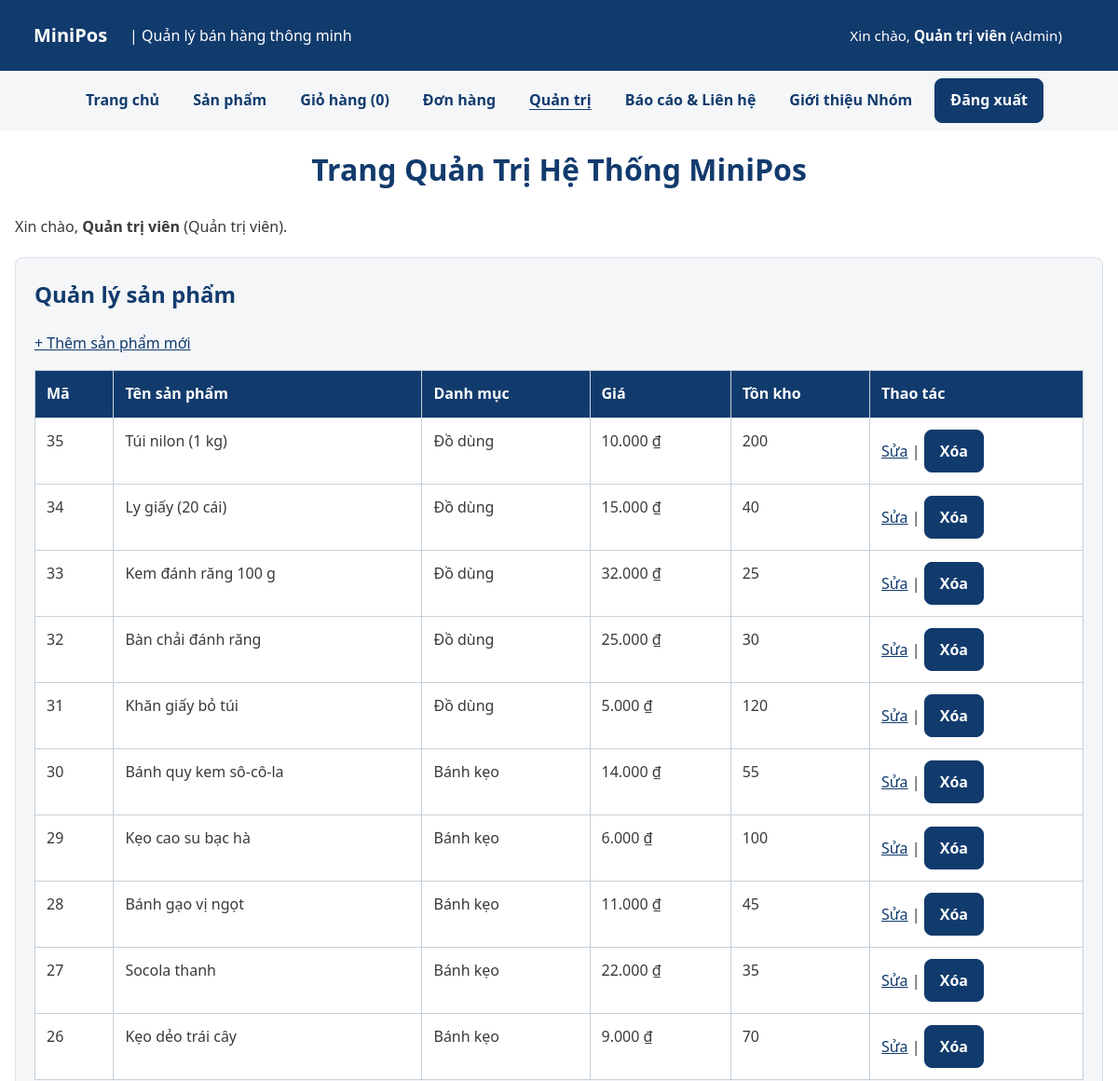
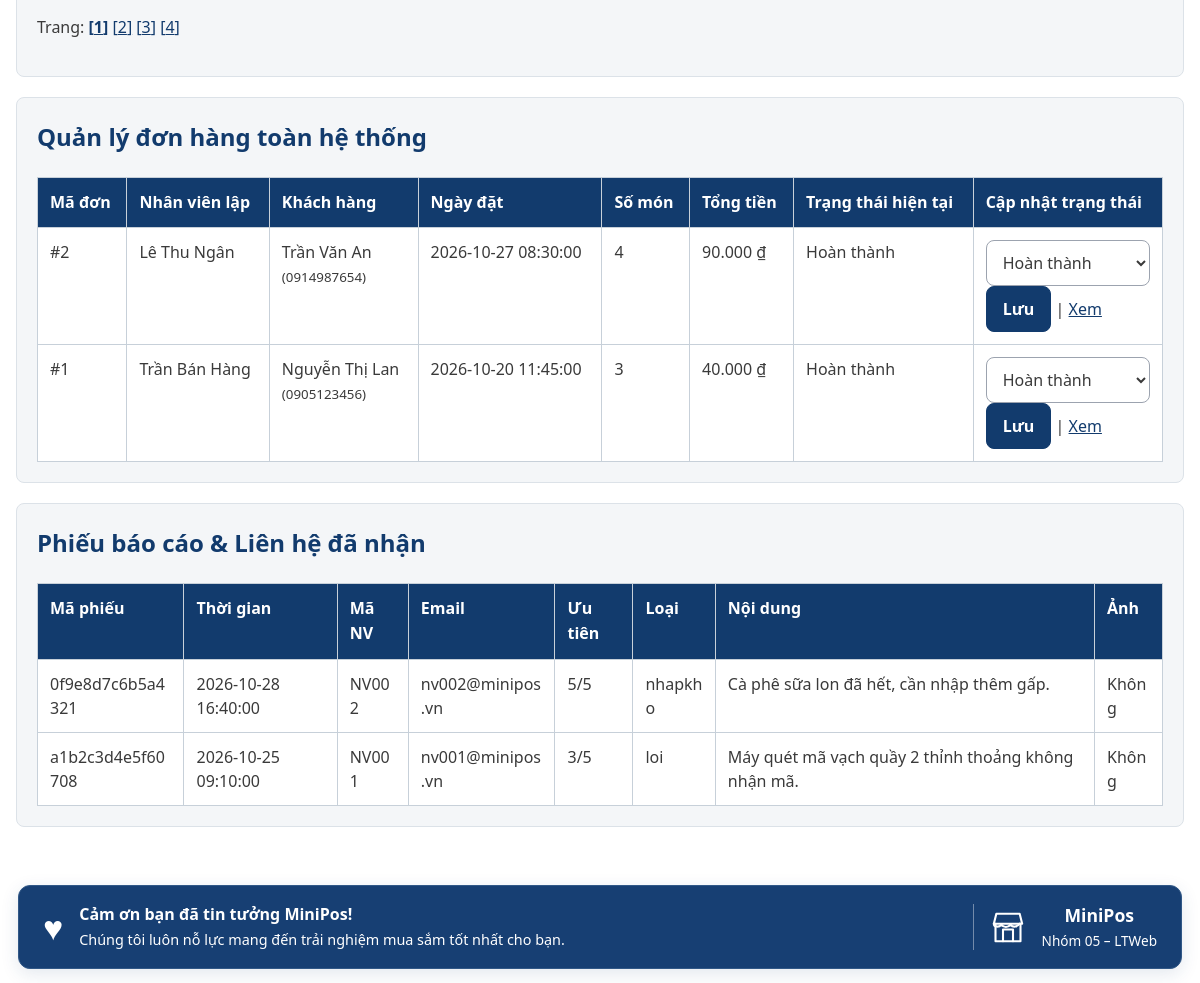
Page /quan-tri.php (signed in) on the committed database (2 pictures, top to bottom).
### tables this page shows
CREATE TABLE nguoi_dung (
    id       INT UNSIGNED AUTO_INCREMENT PRIMARY KEY,
    email    VARCHAR(100) NOT NULL,
    ho_ten   VARCHAR(100) NOT NULL,
    mat_khau VARCHAR(255) NOT NULL,
    vai_tro  ENUM('quan_tri', 'nhan_vien') NOT NULL DEFAULT 'nhan_vien',
    ngay_tao DATETIME NOT NULL DEFAULT CURRENT_TIMESTAMP,
    UNIQUE KEY uq_nguoi_dung_email (email)
);

CREATE TABLE san_pham (
    id          INT UNSIGNED AUTO_INCREMENT PRIMARY KEY,
    danh_muc_id INT UNSIGNED NOT NULL,
    ten         VARCHAR(200) NOT NULL,
    gia         INT UNSIGNED NOT NULL CHECK (gia >= 1000),       
    ton_kho     INT UNSIGNED NOT NULL DEFAULT 0,
    anh         VARCHAR(255) NULL,                               
    mo_ta       TEXT NULL,
    ngay_tao    DATETIME NOT NULL DEFAULT CURRENT_TIMESTAMP,
    CONSTRAINT fk_san_pham_danh_muc
        FOREIGN KEY (danh_muc_id) REFERENCES danh_muc(id)
);

CREATE TABLE danh_muc (
    id   INT UNSIGNED AUTO_INCREMENT PRIMARY KEY,
    ten  VARCHAR(100) NOT NULL,
    slug VARCHAR(100) NOT NULL,
    UNIQUE KEY uq_danh_muc_slug (slug)
);

CREATE TABLE don_hang (
    id             INT UNSIGNED AUTO_INCREMENT PRIMARY KEY,
    nhan_vien_id   INT UNSIGNED NOT NULL,
    ten_khach_hang VARCHAR(100) NULL,
    sdt_khach_hang VARCHAR(20) NULL,
    tien_khach_dua INT UNSIGNED NOT NULL DEFAULT 0,
    trang_thai     ENUM('cho_xu_ly', 'dang_giao', 'hoan_thanh', 'da_huy')
                  NOT NULL DEFAULT 'hoan_thanh',
    ghi_chu       VARCHAR(255) NULL,
    ngay_dat      DATETIME NOT NULL DEFAULT CURRENT_TIMESTAMP,
    CONSTRAINT fk_don_hang_nhan_vien
        FOREIGN KEY (nhan_vien_id) REFERENCES nguoi_dung(id),
    KEY idx_don_hang_ngay_dat (ngay_dat)
);

CREATE TABLE lien_he (
    id             INT UNSIGNED AUTO_INCREMENT PRIMARY KEY,
    ma_phieu       CHAR(16) NOT NULL,
    ma_nhan_vien   VARCHAR(10) NOT NULL,                  
    email          VARCHAR(100) NOT NULL,
    ngay_bao_cao   DATE NOT NULL,
    muc_do_uu_tien TINYINT UNSIGNED NOT NULL CHECK (muc_do_uu_tien BETWEEN 1 AND 5),
    loai_yeu_cau   ENUM('loi', 'nhapkho') NOT NULL,
    noi_dung       TEXT NOT NULL,
    anh_dinh_kem   VARCHAR(255) NULL,                     
    thoi_gian_tao  DATETIME NOT NULL DEFAULT CURRENT_TIMESTAMP,
    UNIQUE KEY uq_lien_he_ma_phieu (ma_phieu),
    KEY idx_lien_he_thoi_gian_tao (thoi_gian_tao)
);

### quan-tri.php (the view, shortened to what the rows shown need)
<?php
$user = yeuCauQuyen('quan_tri');
$khoSanPham = new \App\Data\KhoSanPham(db());
$khoDonHang = new \App\Data\KhoDonHang(db());
$khoLienHe  = new \App\Data\KhoLienHe(db());
$trang = max(1, filter_var($_GET['trang'] ?? 1, FILTER_VALIDATE_INT) ?: 1);
$soDong = 10;
$boQua  = ($trang - 1) * $soDong;
$danhSachSanPham = $khoSanPham->trang([], 'moi', $soDong, $boQua);
$danhSachDonHang = $khoDonHang->tatCa();
$danhSachLienHe  = $khoLienHe->layDanhSach();
require __DIR__ . '/inc/header.php';
?>
<main class="bao trang-quan-tri">
    <h1>Trang Quản Trị Hệ Thống MiniPos</h1>
    <p>Xin chào, <strong><?= e($user['ho_ten']) ?></strong> (Quản trị viên).</p>
    <section>
        <h2>Quản lý sản phẩm</h2>
        <div class="bang-vo">
            <table>
                <thead>
                    <tr>
                        <th>Mã</th>
                        <th>Tên sản phẩm</th>
                        <th>Danh mục</th>
                        <th>Giá</th>
                        <th>Tồn kho</th>
                        <th>Thao tác</th>
                    </tr>
                </thead>
                <tbody>
                    <?php foreach ($danhSachSanPham as $sp): ?>
                        <tr>
                            <td><?= e($sp->getId()) ?></td>
                            <td><?= e($sp->getTen()) ?></td>
                            <td><?= e($sp->getDanhMuc()) ?></td>
                            <td><?= e(vnd($sp->getGia())) ?></td>
                            <td><?= e($sp->getTonKho()) ?></td>
                            <td>
                                <a href="sua-san-pham.php?id=<?= e($sp->getId()) ?>">Sửa</a> |
                                <form action="xoa-san-pham.php" method="post" style="display:inline;" onsubmit="return confirm('Bạn có chắc muốn xóa sản phẩm này?');">
                                    <button type="submit" class="nut-xoa-link">Xóa</button>
                                </form>
                            </td>
                        </tr>
                    <?php endforeach; ?>
                </tbody>
            </table>
        </div>
    </section>
    <section>
        <h2>Quản lý đơn hàng toàn hệ thống</h2>
        <div class="bang-vo">
            <table>
                <thead>
                    <tr>
                        <th>Mã đơn</th>
                        <th>Nhân viên lập</th>
                        <th>Khách hàng</th>
                        <th>Ngày đặt</th>
                        <th>Số món</th>
                        <th>Tổng tiền</th>
                        <th>Trạng thái hiện tại</th>
                        <th>Cập nhật trạng thái</th>
                    </tr>
                </thead>
                <tbody>
                    <?php foreach ($danhSachDonHang as $don): ?>
                        <tr>
                            <td>#<?= e($don['id']) ?></td>
                            <td><?= e($don['ten_nhan_vien'] ?? 'N/A') ?></td>
                            <td>
                                <?= e($don['ten_khach_hang'] ?: 'Khách vãng lai') ?>
                                <?php if (!empty($don['sdt_khach_hang'])): ?>
                                    <br><small>(<?= e($don['sdt_khach_hang']) ?>)</small>
                                <?php endif; ?>
                            </td>
                            <td><?= e($don['ngay_dat']) ?></td>
                            <td><?= e($don['so_mon']) ?></td>
                            <td><?= e(vnd($don['tong_tien'])) ?></td>
                            <td><?= e(\App\Data\KhoDonHang::TRANG_THAI[$don['trang_thai']] ?? $don['trang_thai']) ?></td>
                            <td>
                                <form action="quan-tri.php" method="post" style="display:inline;">
                                    <select name="trang_thai">
                                        <?php foreach (\App\Data\KhoDonHang::TRANG_THAI as $ma => $ten): ?>
                                            <option value="<?= e($ma) ?>" <?= $don['trang_thai'] === $ma ? 'selected' : '' ?>>
                                                <?= e($ten) ?>
                                            </option>
                                        <?php endforeach; ?>
                                    </select>
                                    <button type="submit">Lưu</button>
                                </form>
                                | <a href="chi-tiet-don.php?id=<?= e($don['id']) ?>">Xem</a>
                            </td>
                        </tr>
                    <?php endforeach; ?>
                </tbody>
            </table>
        </div>
    </section>
    <section>
        <h2>Phiếu báo cáo & Liên hệ đã nhận</h2>
        <div class="bang-vo">
            <table>
                <thead>
                    <tr>
                        <th>Mã phiếu</th>
                        <th>Thời gian</th>
                        <th>Mã NV</th>
                        <th>Email</th>
                        <th>Ưu tiên</th>
                        <th>Loại</th>
                        <th>Nội dung</th>
                        <th>Ảnh</th>
                    </tr>
                </thead>
                <tbody>
                    <?php foreach ($danhSachLienHe as $phieu): ?>
                        <tr>
                            <td><?= e($phieu['ma_phieu']) ?></td>
                            <td><?= e($phieu['thoi_gian_tao']) ?></td>
                            <td><?= e($phieu['manhanvien']) ?></td>
                            <td><?= e($phieu['email']) ?></td>
                            <td><?= e($phieu['mucdouutien']) ?>/5</td>
                            <td><?= e($phieu['loaiyeucau']) ?></td>
                            <td><?= e($phieu['noidung']) ?></td>
                            <td>
                                <?php if (!empty($phieu['anh_dinh_kem'])): ?>
                                    <a href="uploads/<?= e($phieu['anh_dinh_kem']) ?>" target="_blank">Xem ảnh</a>
                                <?php else: ?>
                                    Không
                                <?php endif; ?>
                            </td>
                        </tr>
                    <?php endforeach; ?>
                </tbody>
            </table>
        </div>
    </section>
</main>
<?php require __DIR__ . '/inc/footer.php'; ?>

### inc/header.php (shortened to what the rows shown need)
<?php
require_once __DIR__ . '/config.php';
$goc = isset($goc) && is_string($goc) ? $goc : '';
$uHeader = nguoiDung();
$dangNhapHeader = ($uHeader !== null);
?>
<!DOCTYPE html>
<html lang="vi">
<head>
    <link rel="stylesheet" href="<?= e($goc) ?>css/style.css">
</head>
<body>
    <header class="dau-trang">
        <span class="thong-tin-nguoi-dung-header">
            <?php if ($dangNhapHeader): ?>
                Xin chào, <strong><?= e($uHeader['ho_ten']) ?></strong>
                (<?= $uHeader['vai_tro'] === 'quan_tri' ? 'Admin' : 'Nhân viên' ?>)
            <?php else: ?>
                Bạn đang xem với tư cách khách.
            <?php endif; ?>
        </span>
    </header>

### rows in the picture
nguoi_dung: ho_ten "Quản trị viên"
san_pham: id "35", ten "Túi nilon (1 kg)", danh_muc.ten "Đồ dùng", gia "10.000 ₫", ton_kho "200"
san_pham: id "34", ten "Ly giấy (20 cái)", danh_muc.ten "Đồ dùng", gia "15.000 ₫", ton_kho "40"
san_pham: id "33", ten "Kem đánh răng 100 g", danh_muc.ten "Đồ dùng", gia "32.000 ₫", ton_kho "25"
san_pham: id "32", ten "Bàn chải đánh răng", danh_muc.ten "Đồ dùng", gia "25.000 ₫", ton_kho "30"
san_pham: id "31", ten "Khăn giấy bỏ túi", danh_muc.ten "Đồ dùng", gia "5.000 ₫", ton_kho "120"
san_pham: id "30", ten "Bánh quy kem sô-cô-la", danh_muc.ten "Bánh kẹo", gia "14.000 ₫", ton_kho "55"
san_pham: id "29", ten "Kẹo cao su bạc hà", danh_muc.ten "Bánh kẹo", gia "6.000 ₫", ton_kho "100"
san_pham: id "28", ten "Bánh gạo vị ngọt", danh_muc.ten "Bánh kẹo", gia "11.000 ₫", ton_kho "45"
san_pham: id "27", ten "Socola thanh", danh_muc.ten "Bánh kẹo", gia "22.000 ₫", ton_kho "35"
san_pham: id "26", ten "Kẹo dẻo trái cây", danh_muc.ten "Bánh kẹo", gia "9.000 ₫", ton_kho "70"
don_hang: id "2", nhan_vien.ho_ten "Lê Thu Ngân", ten_khach_hang "Trần Văn An", sdt_khach_hang "0914987654", ngay_dat "2026-10-27 08:30:00", so_mon "4", tong_tien "90.000 ₫", trang_thai "Hoàn thành"
don_hang: id "1", nhan_vien.ho_ten "Trần Bán Hàng", ten_khach_hang "Nguyễn Thị Lan", sdt_khach_hang "0905123456", ngay_dat "2026-10-20 11:45:00", so_mon "3", tong_tien "40.000 ₫", trang_thai "Hoàn thành"
lien_he: ma_phieu "0f9e8d7c6b5a4321", thoi_gian_tao "2026-10-28 16:40:00", ma_nhan_vien "NV002", email "nv002@minipos.vn", muc_do_uu_tien "5", loai_yeu_cau "nhapkho", noi_dung "Cà phê sữa lon đã hết, cần nhập thêm gấp.", shows "Không"
lien_he: ma_phieu "a1b2c3d4e5f60708", thoi_gian_tao "2026-10-25 09:10:00", ma_nhan_vien "NV001", email "nv001@minipos.vn", muc_do_uu_tien "3", loai_yeu_cau "loi", noi_dung "Máy quét mã vạch quầy 2 thỉnh thoảng không nhận mã.", shows "Không"

### other values in the picture
$nhan "Trang chủ"
$nhan "Sản phẩm"
$nhan "Giỏ hàng"
$nhan "Đơn hàng"
$nhan "Quản trị"
$nhan "Báo cáo & Liên hệ"
$nhan "Giới thiệu Nhóm"
